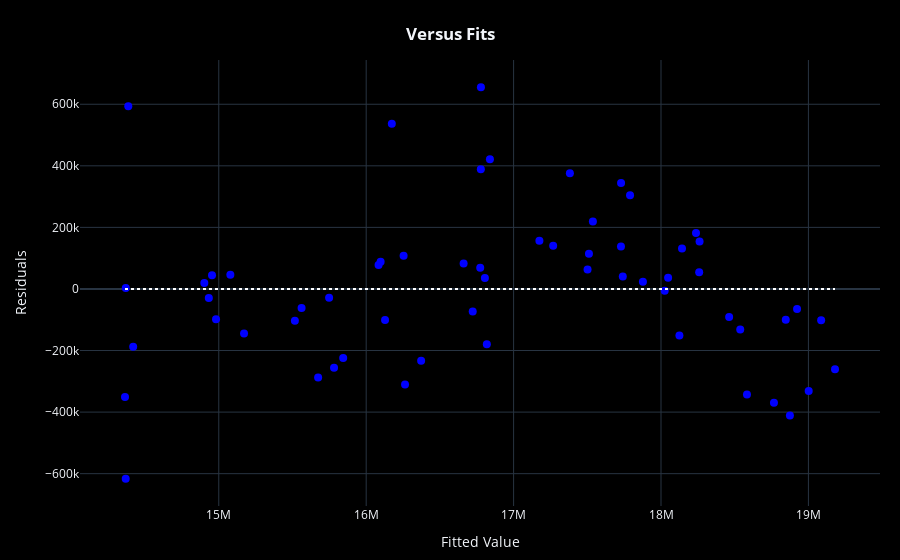

The notebook cell this image was saved under:
### Markdown cell above
# 2. Supuesto de Varianza Constante de los Residuales

Un segundo supuesto crucial en la regresión lineal es la varianza constante de los residuales, también conocida como homocedasticidad. Esto significa que la variabilidad de los errores debe ser constante a lo largo de todos los valores de predicción. Si este supuesto no se cumple (heterocedasticidad), puede indicar que el modelo tiene dificultad para ajustar algunas regiones de los datos, lo cual afectaría la precisión y validez de las predicciones.

## Verificación Gráfica con el Versus Fit Plot

Para evaluar este supuesto, utilizamos el Versus Fit Plot, un gráfico de dispersión en el que el eje "x" representa las respuestas estimadas del modelo, y el eje "y" muestra los residuales. Si los puntos en este gráfico están dispersos de manera aleatoria y no siguen ningún patrón o tendencia, podemos asumir que la varianza de los residuales es constante. En cambio, si los puntos muestran una forma o patrón específico (por ejemplo, en forma de abanico o cono), esto indicaría heterocedasticidad.

### Análisis del Versus Fit Plot
Al observar el Versus Fit Plot, notamos que los puntos se distribuyen de manera uniforme alrededor del eje horizontal sin un patrón discernible. Esto indica que los residuales presentan una varianza constante en todas las estimaciones de nuestro modelo, confirmando que el supuesto de homocedasticidad se cumple.

### Code cell
fig = mejorModelo['versus_fit'].update_layout(hovermode='x unified').update_layout(margin=dict(r=20, b=20), autosize=True, plot_bgcolor='#000', paper_bgcolor='#000').update_xaxes(showticklabels=True).update_traces(hoverlabel=dict(bgcolor='#fff'))

fig.show(config=config)

### Figure 1 — Plotly figure (JSON) as saved in the notebook; plotly's stock layout.template omitted (floating-point values rounded to 4 significant figures)
{"data": [{"hoverlabel": {"bgcolor": "#fff"}, "hovertemplate": "Fitted Value: %{x}<br>Residuals: %{y}", "legendgroup": "", "line": {"dash": "dot"}, "marker": {"color": "blue", "coloraxis": "coloraxis", "size": 8, "symbol": "circle"}, "mode": "markers", "name": "", "orientation": "v", "showlegend": false, "type": "scatter", "x": [18240000.0, 19180000.0, 18260000.0, 18770000.0, 17540000.0, 18140000.0, 17500000.0, 18120000.0, 16780000.0, 17790000.0, 16770000.0, 15170000.0, 17730000.0, 18920000.0, 18460000.0, 18870000.0, 18580000.0, 19090000.0, 18540000.0, 19000000.0, 18030000.0, 18850000.0, 17880000.0, 18050000.0, 17380000.0, 18260000.0, 17510000.0, 17740000.0, 16780000.0, 17730000.0, 17180000.0, 16840000.0, 16170000.0, 17270000.0, 16720000.0, 16660000.0, 16080000.0, 16810000.0, 16100000.0, 16250000.0, 15750000.0, 16820000.0, 16260000.0, 16130000.0, 15840000.0, 16370000.0, 15780000.0, 15520000.0, 14930000.0, 15560000.0, 14900000.0, 14950000.0, 14370000.0, 14980000.0, 14420000.0, 14360000.0, 14370000.0, 15080000.0, 14390000.0, 15670000.0], "xaxis": "x", "y": [182000.0, -260700.0, 54550.0, -369900.0, 219400.0, 131700.0, 63560.0, -151200.0, 655100.0, 304400.0, 68980.0, -144700.0, 344300.0, -65130.0, -91010.0, -411000.0, -343100.0, -101500.0, -131700.0, -331500.0, -6178.0, -100400.0, 23480.0, 36580.0, 375600.0, 154100.0, 114400.0, 40360.0, 388600.0, 137900.0, 156600.0, 421700.0, 536400.0, 140200.0, -72810.0, 82500.0, 78220.0, 35670.0, 88190.0, 108000.0, -28690.0, -179600.0, -310700.0, -100400.0, -224200.0, -233200.0, -255900.0, -103200.0, -29690.0, -62130.0, 19430.0, 44280.0, 2806.0, -98380.0, -187400.0, -350800.0, -616300.0, 46530.0, 593400.0, -287700.0], "yaxis": "y"}], "layout": {"autosize": true, "coloraxis": {"colorbar": {"title": {"text": "Residuals"}}, "colorscale": [[0, "#0d0887"], [0.1111, "#46039f"], [0.2222, "#7201a8"], [0.3333, "#9c179e"], [0.4444, "#bd3786"], [0.5556, "#d8576b"], [0.6667, "#ed7953"], [0.7778, "#fb9f3a"], [0.8889, "#fdca26"], [1, "#f0f921"]]}, "hovermode": "x unified", "legend": {"tracegroupgap": 0}, "margin": {"b": 20, "r": 20, "t": 60}, "paper_bgcolor": "#000", "plot_bgcolor": "#000", "shapes": [{"line": {"color": "white", "dash": "dot"}, "type": "line", "x0": 14360000.0, "x1": 19180000.0, "y0": 0, "y1": 0}], "title": {"text": "<b>Versus Fits</b>", "x": 0.5, "xanchor": "center", "y": 0.95, "yanchor": "top"}, "xaxis": {"anchor": "y", "domain": [0, 1], "showticklabels": true, "title": {"text": "Fitted Value"}}, "yaxis": {"anchor": "x", "domain": [0, 1], "title": {"text": "Residuals"}}}}
